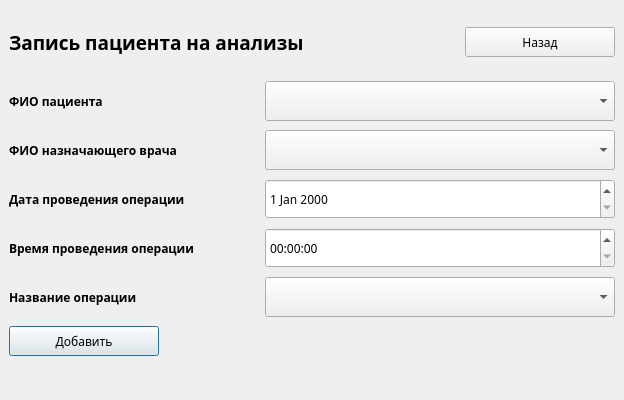
<?xml version="1.0" encoding="UTF-8"?>
<ui version="4.0">
 <class>recordforsurg</class>
 <widget class="QDialog" name="recordforsurg">
  <property name="geometry">
   <rect>
    <x>0</x>
    <y>0</y>
    <width>624</width>
    <height>400</height>
   </rect>
  </property>
  <property name="font">
   <font>
    <family>Gargi</family>
   </font>
  </property>
  <property name="windowTitle">
   <string>Запись на операцию</string>
  </property>
  <widget class="QLabel" name="lbStartTime_5">
   <property name="geometry">
    <rect>
     <x>9</x>
     <y>81</y>
     <width>250</width>
     <height>40</height>
    </rect>
   </property>
   <property name="minimumSize">
    <size>
     <width>250</width>
     <height>40</height>
    </size>
   </property>
   <property name="maximumSize">
    <size>
     <width>300</width>
     <height>16777215</height>
    </size>
   </property>
   <property name="font">
    <font>
     <family>Gargi</family>
     <weight>75</weight>
     <bold>true</bold>
    </font>
   </property>
   <property name="text">
    <string>ФИО пациента</string>
   </property>
  </widget>
  <widget class="QTimeEdit" name="teTime">
   <property name="geometry">
    <rect>
     <x>265</x>
     <y>228</y>
     <width>350</width>
     <height>40</height>
    </rect>
   </property>
   <property name="minimumSize">
    <size>
     <width>350</width>
     <height>40</height>
    </size>
   </property>
   <property name="maximumSize">
    <size>
     <width>350</width>
     <height>16777215</height>
    </size>
   </property>
  </widget>
  <widget class="QLabel" name="lbStartTime_6">
   <property name="geometry">
    <rect>
     <x>9</x>
     <y>130</y>
     <width>250</width>
     <height>40</height>
    </rect>
   </property>
   <property name="minimumSize">
    <size>
     <width>250</width>
     <height>40</height>
    </size>
   </property>
   <property name="maximumSize">
    <size>
     <width>300</width>
     <height>16777215</height>
    </size>
   </property>
   <property name="font">
    <font>
     <family>Gargi</family>
     <weight>75</weight>
     <bold>true</bold>
    </font>
   </property>
   <property name="text">
    <string>ФИО назначающего врача</string>
   </property>
  </widget>
  <widget class="QLabel" name="lbStartTime_7">
   <property name="geometry">
    <rect>
     <x>9</x>
     <y>277</y>
     <width>250</width>
     <height>40</height>
    </rect>
   </property>
   <property name="minimumSize">
    <size>
     <width>250</width>
     <height>40</height>
    </size>
   </property>
   <property name="maximumSize">
    <size>
     <width>300</width>
     <height>16777215</height>
    </size>
   </property>
   <property name="font">
    <font>
     <family>Gargi</family>
     <weight>75</weight>
     <bold>true</bold>
    </font>
   </property>
   <property name="text">
    <string>Название операции</string>
   </property>
  </widget>
  <widget class="QLabel" name="lbStartTime_8">
   <property name="geometry">
    <rect>
     <x>9</x>
     <y>12</y>
     <width>350</width>
     <height>60</height>
    </rect>
   </property>
   <property name="minimumSize">
    <size>
     <width>350</width>
     <height>60</height>
    </size>
   </property>
   <property name="maximumSize">
    <size>
     <width>300</width>
     <height>60</height>
    </size>
   </property>
   <property name="font">
    <font>
     <family>Gargi</family>
     <pointsize>14</pointsize>
     <weight>75</weight>
     <bold>true</bold>
    </font>
   </property>
   <property name="text">
    <string>Запись пациента на анализы</string>
   </property>
   <property name="alignment">
    <set>Qt::AlignLeading|Qt::AlignLeft|Qt::AlignVCenter</set>
   </property>
  </widget>
  <widget class="QDateEdit" name="deDate">
   <property name="geometry">
    <rect>
     <x>265</x>
     <y>179</y>
     <width>350</width>
     <height>40</height>
    </rect>
   </property>
   <property name="minimumSize">
    <size>
     <width>350</width>
     <height>40</height>
    </size>
   </property>
   <property name="maximumSize">
    <size>
     <width>350</width>
     <height>16777215</height>
    </size>
   </property>
  </widget>
  <widget class="QLabel" name="lbStartTime_4">
   <property name="geometry">
    <rect>
     <x>9</x>
     <y>179</y>
     <width>250</width>
     <height>40</height>
    </rect>
   </property>
   <property name="minimumSize">
    <size>
     <width>250</width>
     <height>40</height>
    </size>
   </property>
   <property name="maximumSize">
    <size>
     <width>300</width>
     <height>16777215</height>
    </size>
   </property>
   <property name="font">
    <font>
     <family>Gargi</family>
     <weight>75</weight>
     <bold>true</bold>
    </font>
   </property>
   <property name="text">
    <string>Дата проведения операции </string>
   </property>
  </widget>
  <widget class="QComboBox" name="cbPatient">
   <property name="geometry">
    <rect>
     <x>265</x>
     <y>81</y>
     <width>350</width>
     <height>40</height>
    </rect>
   </property>
   <property name="minimumSize">
    <size>
     <width>350</width>
     <height>40</height>
    </size>
   </property>
   <property name="maximumSize">
    <size>
     <width>350</width>
     <height>16777215</height>
    </size>
   </property>
  </widget>
  <widget class="QComboBox" name="cbSurgery">
   <property name="geometry">
    <rect>
     <x>265</x>
     <y>277</y>
     <width>350</width>
     <height>40</height>
    </rect>
   </property>
   <property name="minimumSize">
    <size>
     <width>350</width>
     <height>40</height>
    </size>
   </property>
   <property name="maximumSize">
    <size>
     <width>350</width>
     <height>16777215</height>
    </size>
   </property>
  </widget>
  <widget class="QLabel" name="lbStartTime_3">
   <property name="geometry">
    <rect>
     <x>9</x>
     <y>228</y>
     <width>250</width>
     <height>40</height>
    </rect>
   </property>
   <property name="minimumSize">
    <size>
     <width>250</width>
     <height>40</height>
    </size>
   </property>
   <property name="maximumSize">
    <size>
     <width>300</width>
     <height>16777215</height>
    </size>
   </property>
   <property name="font">
    <font>
     <family>Gargi</family>
     <weight>75</weight>
     <bold>true</bold>
    </font>
   </property>
   <property name="text">
    <string>Время проведения операции </string>
   </property>
  </widget>
  <widget class="QComboBox" name="cbDoctor">
   <property name="geometry">
    <rect>
     <x>265</x>
     <y>130</y>
     <width>350</width>
     <height>40</height>
    </rect>
   </property>
   <property name="minimumSize">
    <size>
     <width>350</width>
     <height>40</height>
    </size>
   </property>
   <property name="maximumSize">
    <size>
     <width>350</width>
     <height>16777215</height>
    </size>
   </property>
  </widget>
  <widget class="QPushButton" name="btnAdd">
   <property name="geometry">
    <rect>
     <x>9</x>
     <y>326</y>
     <width>150</width>
     <height>30</height>
    </rect>
   </property>
   <property name="minimumSize">
    <size>
     <width>150</width>
     <height>30</height>
    </size>
   </property>
   <property name="maximumSize">
    <size>
     <width>30</width>
     <height>16777215</height>
    </size>
   </property>
   <property name="text">
    <string>Добавить</string>
   </property>
  </widget>
  <widget class="QPushButton" name="btnBack">
   <property name="geometry">
    <rect>
     <x>465</x>
     <y>27</y>
     <width>150</width>
     <height>30</height>
    </rect>
   </property>
   <property name="minimumSize">
    <size>
     <width>150</width>
     <height>30</height>
    </size>
   </property>
   <property name="maximumSize">
    <size>
     <width>30</width>
     <height>16777215</height>
    </size>
   </property>
   <property name="text">
    <string>Назад</string>
   </property>
  </widget>
 </widget>
 <resources/>
 <connections/>
</ui>
